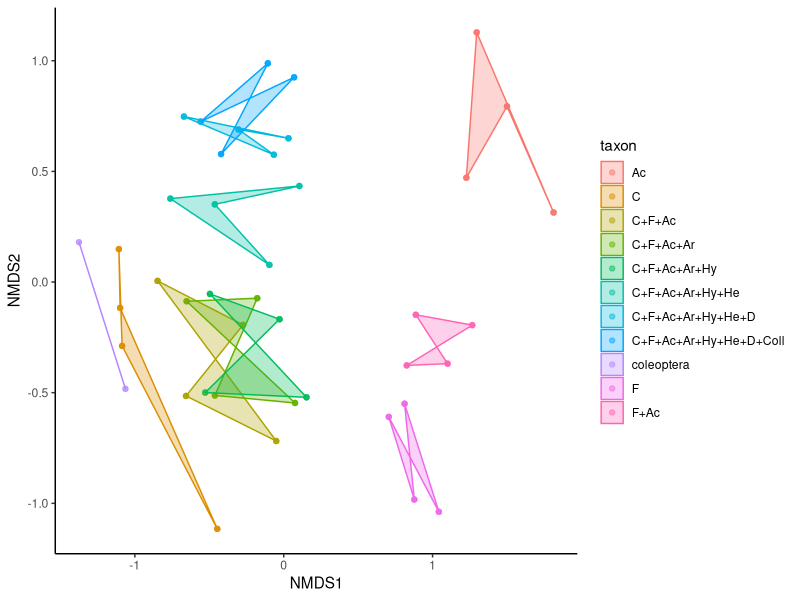

Write R code to recreate this figure.
library(plyr)
library(vegan)
library(ggplot2)

data <- read.csv("summary_table.csv")
levels(data$taxon)
data$taxon=as.character(data$taxon)
x=grep("all|bulk",data$taxon)
Dat2<-data[-(x), ]
Dat2$taxon=as.factor(Dat2$taxon)
levels(Dat2$taxon)

data1 <- Dat2
data1[,1:7] <- NULL

data_dist <- vegdist(data1, method = "bray")
NMDSdat <- metaMDS(data_dist, k=2, trymax = 100)
set.seed(2)

PDat <- data.frame(NMDS1=NMDSdat$point[,1], # create a dataframe with NMDS results 
                   NMDS2=NMDSdat$point[,2],
                   taxon = Dat2$taxon) 
PDat2 <- join(Dat2, PDat, by = "taxon") 



ggplot(data = PDat2, aes(x = NMDS1, y = NMDS2, colour = taxon), alpha=I(0.6)) +  # plot taxon effects
  geom_point(data=PDat2,aes(x=NMDS1,y=NMDS2),alpha=0.5) +
  geom_polygon(data=PDat2,aes(x=NMDS1,y=NMDS2,fill=taxon,group=taxon),alpha=0.30) +
  theme_classic()



